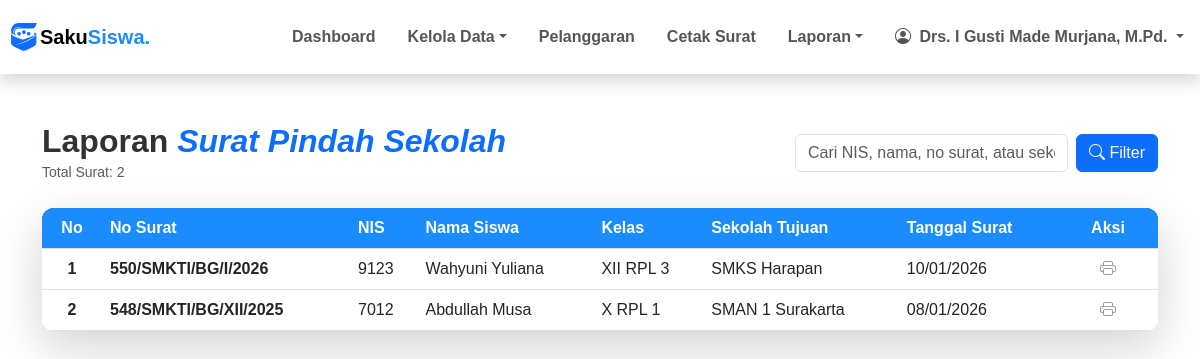
Screenshot of /pages/laporan/pindah_sekolah.php (signed in) with the database file from the repository.
### tables this page shows
CREATE TABLE `surat_keluar` (
  `id_surat_keluar` int(5) NOT NULL,
  `no_surat` varchar(30) DEFAULT NULL,
  `jenis_surat` varchar(30) DEFAULT NULL,
  `id_surat_pindah` int(5) DEFAULT NULL,
  `id_perjanjian_siswa` int(5) DEFAULT NULL,
  `id_perjanjian_ortu` int(5) DEFAULT NULL,
  `nis` char(5) DEFAULT NULL,
  `tanggal_pembuatan_surat` date DEFAULT NULL,
  `id_profil_sekolah` int(2) DEFAULT NULL,
  `id_tahun_ajaran` int(3) DEFAULT NULL,
  `tingkat` varchar(3) DEFAULT NULL,
  `tanggal_pemanggilan` datetime DEFAULT NULL,
  `keperluan` varchar(50) DEFAULT NULL,
  `status_surat` enum('Belum dibuat','Sudah dicetak','Sudah ditandatangani/selesai') DEFAULT 'Sudah dicetak'
);

CREATE TABLE `siswa` (
  `nis` char(5) NOT NULL,
  `nama_siswa` varchar(50) DEFAULT NULL,
  `jenis_kelamin` enum('Laki - Laki','Perempuan') DEFAULT NULL,
  `alamat` varchar(100) DEFAULT NULL,
  `password` varchar(70) DEFAULT NULL,
  `status_siswa` enum('aktif','tidak_aktif','lulus','pindah') DEFAULT NULL,
  `id_ortu_wali` int DEFAULT NULL,
  `id_kelas` int DEFAULT NULL
);

CREATE TABLE `surat_pindah` (
  `id_surat_pindah` int(5) NOT NULL,
  `sekolah_tujuan` varchar(100) NOT NULL,
  `alasan_pindah` text NOT NULL,
  `nama_ortu` varchar(50) NOT NULL,
  `alamat_ortu` varchar(100) NOT NULL
);

### pages/laporan/pindah_sekolah.php (the view, shortened to what this page needs)
<?php
include ROOTPATH . "/config/config.php";
include ROOTPATH . "/includes/header.php";
$sql = "SELECT sk.id_surat_keluar, sk.no_surat, sk.tanggal_pembuatan_surat, s.nis, s.nama_siswa,
    CONCAT(t.tingkat, ' ', p.program_keahlian, ' ', k.rombel) as kelas_name, sp.sekolah_tujuan, sp.alasan_pindah
    FROM surat_keluar sk
    JOIN siswa s ON sk.nis = s.nis
    JOIN kelas k ON s.id_kelas = k.id_kelas
    JOIN tingkat t ON k.id_tingkat = t.id_tingkat
    JOIN program_keahlian p ON k.id_program_keahlian = p.id_program_keahlian
    JOIN surat_pindah sp ON sk.id_surat_pindah = sp.id_surat_pindah
    WHERE sk.jenis_surat = 'Pindah Sekolah'";
$search = $_POST['search'] ?? $_GET['search'] ?? '';
$sql .= " ORDER BY sk.tanggal_pembuatan_surat DESC";
$result = mysqli_query($conn, $sql);
$total_pindah = mysqli_num_rows($result);
?>
<div class="container py-5">
    <div class="row align-items-center mb-4">
        <div class="col-md-6">
            <h2 class="main-title mb-0" style="color: #2d3436; font-weight: 700;">
                Laporan <span class="text-primary fst-italic">Surat Pindah Sekolah</span>
            </h2>
            <small class="text-muted">Total Surat: <?= $total_pindah ?></small>
        </div>
        <div class="col-md-6">
            <form action="" method="POST" class="d-flex justify-content-md-end gap-2">
                <input type="text" class="form-control w-50"
                    placeholder="Cari NIS, nama, no surat, atau sekolah tujuan..." name="search"
                    value="<?= htmlspecialchars($search) ?>">
                <button type="submit" class="btn btn-primary">
                    <i class="bi bi-search"></i> Filter
                </button>
            </form>
        </div>
    </div>
    <div class="table-container shadow-lg" style="max-height: 500px; overflow-y: auto;">
        <table class="table table-hover mb-0">
            <thead class="table-dark-custom">
                <tr>
                    <th class="text-center" style="width: 60px;">No</th>
                    <th>No Surat</th>
                    <th>NIS</th>
                    <th>Nama Siswa</th>
                    <th>Kelas</th>
                    <th>Sekolah Tujuan</th>
                    <th>Tanggal Surat</th>
                    <th class="text-center" style="width: 100px;">Aksi</th>
                </tr>
            </thead>
            <tbody>
                <?php
                $no = 1;
                while ($row = mysqli_fetch_assoc($result)):
                    ?>
                    <tr>
                        <td class="text-center fw-semibold"><?= $no++ ?></td>
                        <td class="fw-semibold"><?= htmlspecialchars($row['no_surat']) ?></td>
                        <td><?= htmlspecialchars($row['nis']) ?></td>
                        <td><?= htmlspecialchars($row['nama_siswa']) ?></td>
                        <td><?= htmlspecialchars($row['kelas_name']) ?></td>
                        <td><?= htmlspecialchars($row['sekolah_tujuan']) ?></td>
                        <td><?= date('d/m/Y', strtotime($row['tanggal_pembuatan_surat'])) ?></td>
                        <td class="text-center">
                            <a href="../cetak/surat_pindah_sekolah.php?id=<?= $row['id_surat_keluar'] ?>"
                               class="btn-action btn-detail" title="Cetak Surat">
                                <i class="bi bi-printer"></i>
                            </a>
                        </td>
                    </tr>
                <?php endwhile; ?>
            </tbody>
        </table>
    </div>
</div>
<?php include ROOTPATH . '/includes/footer.php'; ?>

### assets/css/style.css (style rules this page uses)
.table-container { background: #ffffff; border-radius: 12px; overflow: hidden; box-shadow: rgba(0, 0, 0, 0.219) 6px 3px 8px !important; }
.table-dark-custom { background-color: #1a374d !important; color: white !important; }
.btn-action { color: #9e9e9e; transition: all 0.3s ease; background: none; border: none; padding: 5px 10px; }
th { background-color: #1a8cfd !important; color: white !important; }
.btn { transition: all 0.4s ease-in-out !important; }

### includes/header.php (style rules this page uses)
body { font-family: 'Poppins', sans-serif !important; overflow-x: hidden; }

### rows the page displays
surat_keluar: no_surat "550/SMKTI/BG/I/2026", nis.nis "9123", nis.nama_siswa "Wahyuni Yuliana", kelas_name "XII RPL 3", id_surat_pindah.sekolah_tujuan "SMKS Harapan", tanggal_pembuatan_surat "10/01/2026"
surat_keluar: no_surat "548/SMKTI/BG/XII/2025", nis.nis "7012", nis.nama_siswa "Abdullah Musa", kelas_name "X RPL 1", id_surat_pindah.sekolah_tujuan "SMAN 1 Surakarta", tanggal_pembuatan_surat "08/01/2026"

### other values shown
$_SESSION['nama_pengguna'] "Drs. I Gusti Made Murjana, M.Pd."
$total_pindah "2"
